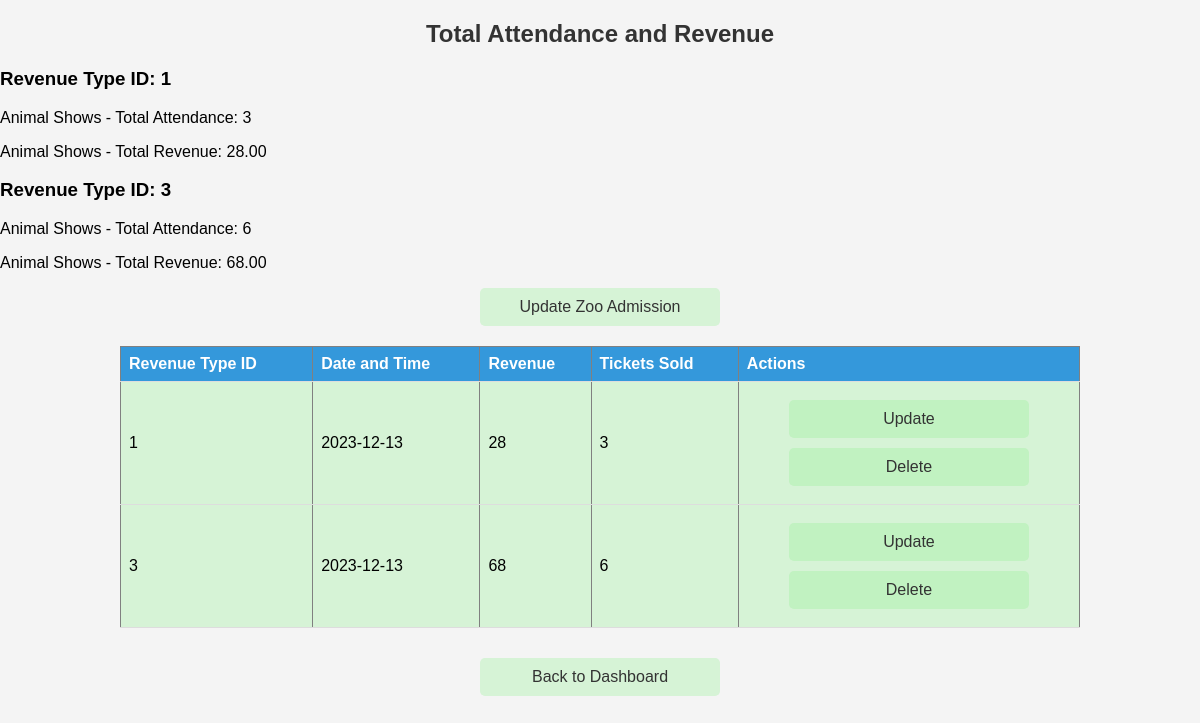
The app's page /revenuesEvents/view_revenue_events.php with its own data.
### tables this page shows
CREATE TABLE IF NOT EXISTS `revenueevents` (
  `ID` int(11) NOT NULL AUTO_INCREMENT,
  `DateTime` date NOT NULL,
  `Revenue` int(11) NOT NULL,
  `TicketsSold` int(11) NOT NULL,
  PRIMARY KEY (`ID`,`DateTime`),
  CONSTRAINT `revenueevents_ibfk_1` FOREIGN KEY (`ID`) REFERENCES `revenuetype` (`ID`)
);

CREATE TABLE IF NOT EXISTS `revenuetype` (
  `ID` int(11) NOT NULL AUTO_INCREMENT,
  `BuildingID` int(11) DEFAULT NULL,
  `Name` varchar(255) NOT NULL,
  `Type` varchar(255) NOT NULL,
  PRIMARY KEY (`ID`),
  KEY `BuildingID` (`BuildingID`),
  CONSTRAINT `revenuetype_ibfk_1` FOREIGN KEY (`BuildingID`) REFERENCES `building` (`ID`)
);

### revenuesEvents/view_revenue_events.php (the view, shortened to what this page needs)
<?php
include '../includes/db_connection.php';
$animalShowSql = "SELECT rt.ID, SUM(ast.Attendance) AS TotalAttendance, SUM(ast.Revenue) AS TotalRevenue
                  FROM AnimalShowTickets ast
                  JOIN RevenueType rt ON ast.AnimalShowID = rt.ID
                  GROUP BY rt.ID";
$animalShowResult = $conn->query($animalShowSql);
$animalShowData = [];
while ($row = $animalShowResult->fetch_assoc()) {
    $animalShowData[$row['ID']] = [
        'TotalAttendance' => $row['TotalAttendance'],
        'TotalRevenue' => $row['TotalRevenue']
    ];
}
$revenueEventsSql = "SELECT rt.ID, DateTime, Revenue, TicketsSold
                    FROM RevenueEvents re
                    JOIN RevenueType rt ON re.ID = rt.ID";
$revenueEventsResult = $conn->query($revenueEventsSql);
?>
<!DOCTYPE html>
<html lang="en">
<head>
</head>
<body>
    <h2>Total Attendance and Revenue</h2>
    <?php foreach ($animalShowData as $revenueTypeId => $animalShow) : ?>
        <h3>Revenue Type ID: <?php echo $revenueTypeId; ?></h3>
        <p>Animal Shows - Total Attendance: <?php echo $animalShow['TotalAttendance']; ?></p>
        <p>Animal Shows - Total Revenue: <?php echo $animalShow['TotalRevenue']; ?></p>
    <?php endforeach; ?>
    <a href = "test_revenue_event.php">Update Zoo Admission</a>
    <table border="1">
        <tr>
            <th>Revenue Type ID</th>
            <th>Date and Time</th>
            <th>Revenue</th>
            <th>Tickets Sold</th>
            <th>Actions</th>
        </tr>
        <?php
        while ($row = $revenueEventsResult->fetch_assoc()) :
        ?>
            <tr>
                <td><?php echo isset($row['ID']) ? $row['ID'] : ''; ?></td>
                <td><?php echo isset($row['DateTime']) ? $row['DateTime'] : ''; ?></td>
                <td><?php echo isset($row['Revenue']) ? $row['Revenue'] : ''; ?></td>
                <td><?php echo isset($row['TicketsSold']) ? $row['TicketsSold'] : ''; ?></td>
                <td>
                    <a href="update_revenue_event.php?id=<?php echo isset($row['ID']) ? $row['ID'] : ''; ?>">Update</a>
                    <a href="delete_revenue_event.php?id=<?php echo isset($row['ID']) ? $row['ID'] : ''; ?>">Delete</a>
                </td>
            </tr>
        <?php endwhile; ?>
    </table>
        <a href = "../dashboard.php" >Back to Dashboard</a>
</body>
</html>

### revenuesEvents/view_revenue_events.php (style rules this page uses)
body { font-family: Arial, sans-serif; background-color: #f4f4f4; margin: 0; padding: 0; }
h2 { text-align: center; color: #333; }
a { display: block; width: 200px; margin: 10px auto; padding: 10px 20px; background-color: rgba(144, 238, 144, 0.3); color: #333; text-decoration: none; border-radius: 5px; text-align: center; }
table { width: 80%; margin: 20px auto; border-collapse: collapse; margin-bottom: 30px; background-color: rgba(144, 238, 144, 0.3); }
th, td { padding: 8px; text-align: left; border-bottom: 1px solid #ddd; }
th { background-color: #3498db; color: white; }

### records on screen
revenueevents: ID.ID "1", DateTime "2023-12-13", Revenue "28", TicketsSold "3"
revenueevents: ID.ID "3", DateTime "2023-12-13", Revenue "68", TicketsSold "6"

### other values on screen
$revenueTypeId "1"
$animalShow['TotalAttendance'] "3"
$animalShow['TotalRevenue'] "28.00"
$revenueTypeId "3"
$animalShow['TotalAttendance'] "6"
$animalShow['TotalRevenue'] "68.00"
